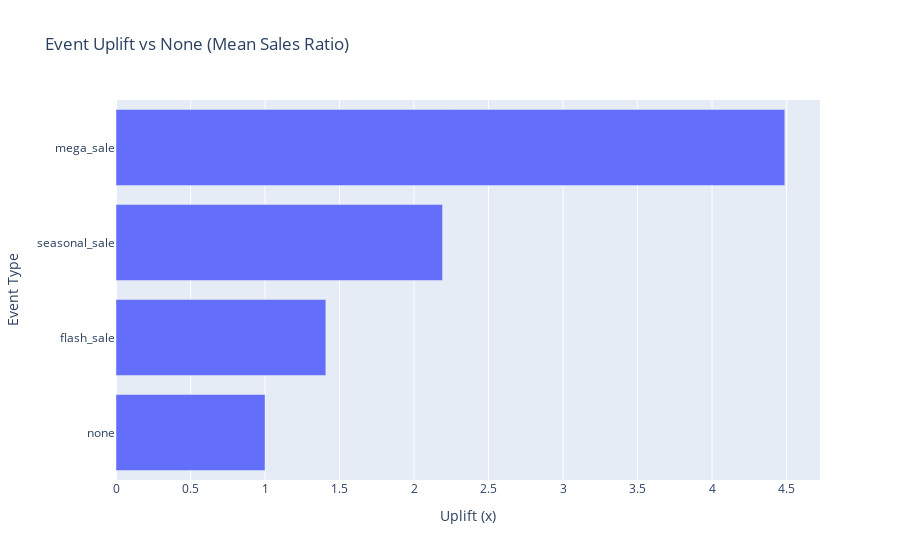

The code cell stored with this chart in its notebook:
### Code cell
# Event uplift chart 
_event_plot = _event['uplift_vs_none'].sort_values().reset_index()
fig = px.bar(_event_plot, x='uplift_vs_none', y=EVENT_COL, orientation='h', title='Event Uplift vs None (Mean Sales Ratio)')
fig.update_layout(xaxis_title='Uplift (x)', yaxis_title='Event Type')
fig.show()

### Figure 1 — Plotly figure (JSON) as saved in the notebook; plotly's stock layout.template omitted (floating-point values rounded to 4 significant figures)
{"data": [{"hovertemplate": "uplift_vs_none=%{x}<br>event_type=%{y}<extra></extra>", "legendgroup": "", "marker": {"color": "#636efa", "pattern": {"shape": ""}}, "name": "", "orientation": "h", "showlegend": false, "textposition": "auto", "type": "bar", "x": [1.0, 1.408, 2.191, 4.488], "xaxis": "x", "y": ["none", "flash_sale", "seasonal_sale", "mega_sale"], "yaxis": "y"}], "layout": {"barmode": "relative", "legend": {"tracegroupgap": 0}, "title": {"text": "Event Uplift vs None (Mean Sales Ratio)"}, "xaxis": {"anchor": "y", "domain": [0, 1], "title": {"text": "Uplift (x)"}}, "yaxis": {"anchor": "x", "domain": [0, 1], "title": {"text": "Event Type"}}}}
